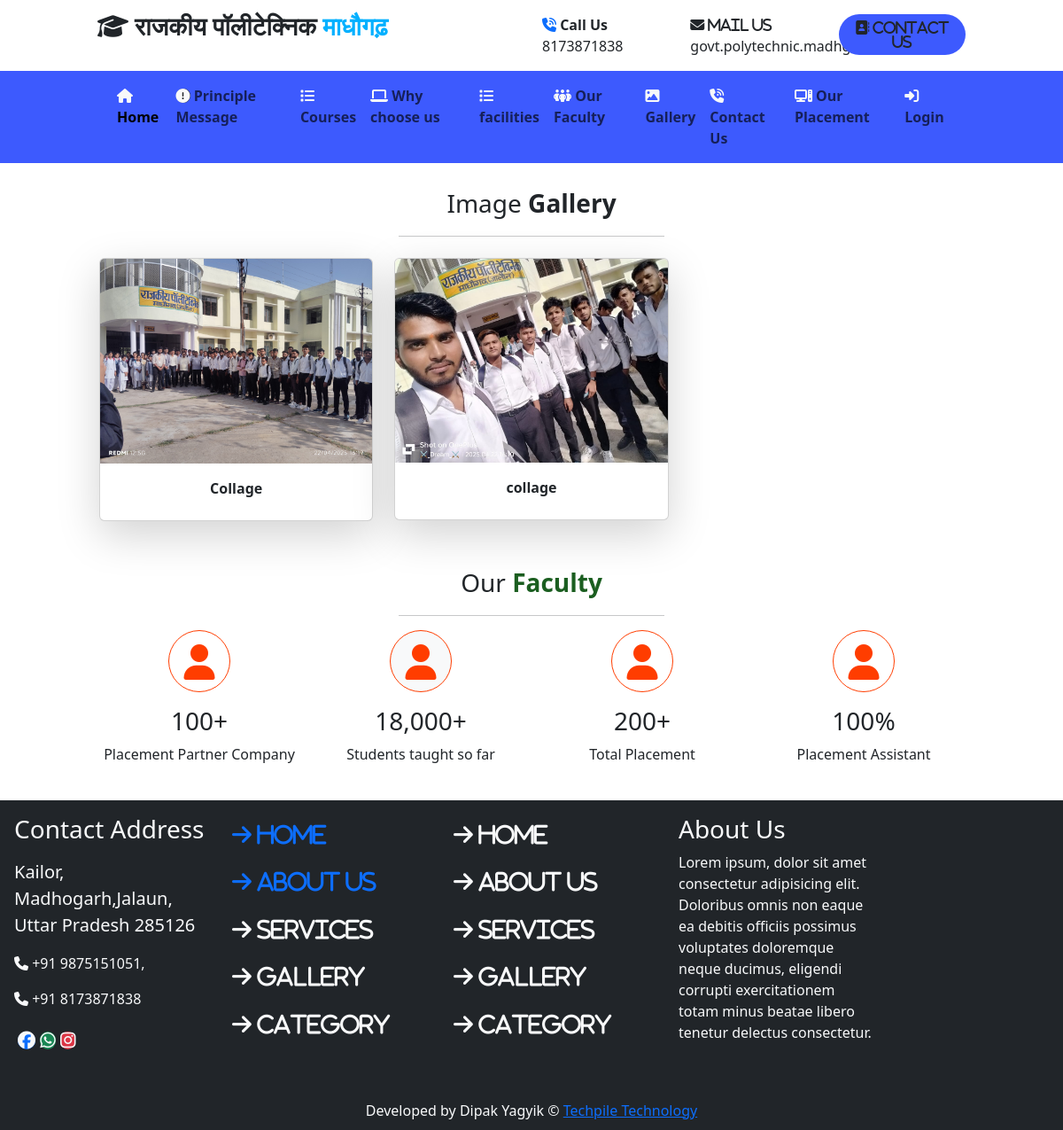
Page /gallery/ on the committed database.
### user/models.py (models this page shows)
class igallery(models.Model):
    picture=models.ImageField(upload_to="static/gallery/",null=True)
    title=models.CharField(max_length=30,null=True)

### user/views.py (the view)
# urls.py: path("gallery/",views.gallery),
def gallery(request):
    data=igallery.objects.all()
    d={"gdata":data}
    return render(request,"gallery.html",d)

### templates/gallery.html
{% extends 'base.html' %}
{% load static %}
{% block content %}
             <div class="row gallery  py-4">
                 <p class="fs-3 text-center">Image<b class="text-mycolor2"> Gallery</b></p>
                   <hr class="w-25 mx-auto">
                   <div class="col-sm-10 mx-auto ">
                    <div class="row">
                     {% for x in gdata %}
                        <div class="col-sm-4 pt-2">
                           <div class="card shadow-lg">
                           <img src="../{{x.picture}}" class="card-img-top ">
                           <p class="card-title text-center py-3"><b>{{x.title}}</b></p>
                           </div>
                        </div>
                        {% endfor %}
                    </div>
                   </div>
             </div>
{% endblock %}

### templates/base.html (style rules this page uses)
.gallery { min-height: 400px; }

### rows in the picture
igallery: picture (picture), title "Collage"
igallery: picture (picture), title "collage"
